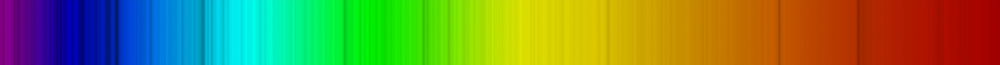
#> input picture Gstar.png, 1000 x 65 px, shrunk from 2797 x 181 before the run
$ python Get-spectrum-data.py   (Python 2 division)
#> lines starting #> are read from the running program, lines starting #| are printed output that depends on the picture
import cv2
import numpy as np
from matplotlib import pyplot as plt

img = cv2.imread('Gstar.png')
#> img is the input picture: shape (65, 1000, 3); mean B, G, R 59.6, 132.6, 112.2
specgraph = np.zeros(img.shape, np.uint8)
for i in range (img.shape[1]):
    redval=img[(img.shape[0]/2),i,2]
    redhieght=(redval*181)/255
    greenval=img[(img.shape[0]/2),i,1]
    greenhieght=(greenval*181)/255
    blueval=img[(img.shape[0]/2),i,0]
    bluehieght=(blueval*181)/255
    specgraph = cv2.circle(specgraph,(i,181-redhieght), 1, (0,0,255), -1)
    specgraph = cv2.circle(specgraph,(i,181-greenhieght), 1, (0,255,0), -1)
    specgraph = cv2.circle(specgraph,(i,181-bluehieght), 1, (255,0,0), -1)
#> this loop made 1000 passes
#> (redval, redhieght, greenval, blueval, bluehieght) on passes 1 to 3: (129, 91, 0, 129, 91), (128, 90, 0, 129, 91), (122, 86, 0, 124, 88)
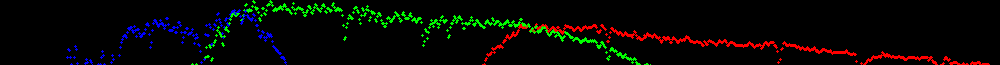
#> specgraph: shape (65, 1000, 3); mean of channels 0, 1, 2 3.2, 7, 6.7; drawn as B, G, R
cv2.imshow("graph",specgraph)
cv2.imshow("img",img)
cv2.waitKey(0)
cv2.destroyAllWindows()

$ run again, with M.png copied over Gstar.png
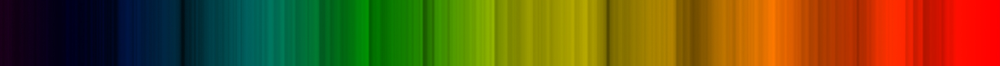
#> input picture M.png, 1000 x 66 px, shrunk from 2797 x 186 before the run
#> img is the input picture: shape (66, 1000, 3); mean B, G, R 17.8, 80.8, 101.1
#> the loop `for i in range (img.shape[1]):` made 1000 passes
#> (redval, redhieght, greenval, blueval, bluehieght) on passes 1 to 3: (25, 17, 1, 24, 17), (25, 17, 1, 24, 17), (22, 15, 0, 23, 16)
#> after the loop `for i in range (img.shape[1]):`:
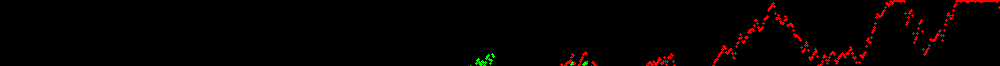
#> specgraph: shape (66, 1000, 3); mean of channels 0, 1, 2 0, 0.4, 5.2; drawn as B, G, R
